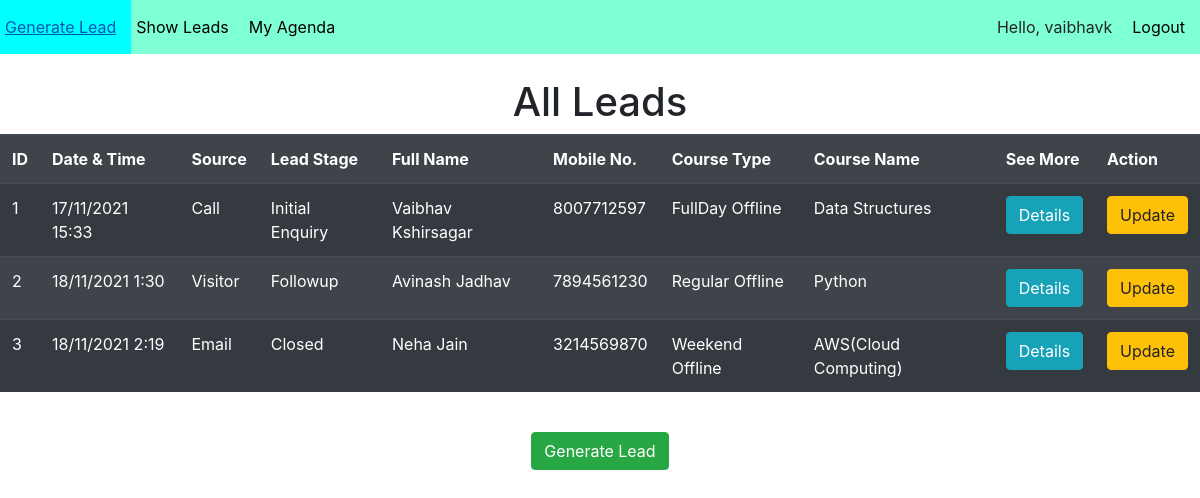
Screenshot of /leads/show/ (signed in) with the database file from the repository.
### LeadGeneration/models.py (models this page shows)
class Lead(models.Model):
    date = models.DateTimeField(auto_now_add=True)
    handled_by = models.CharField(max_length=32)
    type_of_lead = models.CharField(max_length=32, choices=type_of_lead_choices)
    lead_stage = models.CharField(max_length=32, choices=lead_stage_choices)
    lead_action_took = models.CharField(max_length=64, choices=lead_action_took_choices)
    first_name = models.CharField(max_length=32)
    last_name = models.CharField(max_length=32,blank=True)
    mobile_number = models.CharField(max_length=10,unique=True)
    mobile_number2 = models.CharField(max_length=10,blank=True)
    email = models.EmailField(blank=True)
    referred_by = models.CharField(max_length=32,blank=True)
    permanent_address = models.CharField(max_length=64)
    current_address = models.CharField(max_length=64)
    highest_qualification = models.CharField(max_length=32,choices=highest_qualification_choices)
    stream = models.CharField(max_length=32,choices=stream_choices)
    school_college = models.CharField(max_length=64)
    year_of_passing = models.CharField(max_length=32,choices=year_of_passing_choices)
    type_of_course = models.CharField(max_length=32,choices=type_of_course_choices)
    mode_of_course = models.CharField(max_length=32,choices=mode_of_course_choices)
    course_interested = models.CharField(max_length=32,choices=course_interested_choices)
    current_status_notes = models.CharField(max_length=128)

### LeadGeneration/views.py (the view)
# urls.py: path('show/',views.showLeadsView,name='show_leads'),
@login_required(login_url='login')
def showLeadsView(request):
    lead_objs = Lead.objects.all()
    context = {'leads':lead_objs}
    template_name = 'LeadGeneration/show_leads.html'
    return render(request,template_name,context)

### templates/LeadGeneration/show_leads.html (shortened to what this page needs)
{% extends 'layout.html' %}
{% block content %}
    <h1 style="text-align: center;">All Leads</h1>
    <table class="table table-dark table-striped">
        <tr>
            <th>ID</th>
            <th>Date & Time</th>
            <th>Source</th>
            <th>Lead Stage</th>
            <th>Full Name</th>
            <th>Mobile No.</th>
            <th>Course Type</th>
            <th>Course Name</th>
            <th>See More</th>
            <th>Action</th>
        </tr>
        {% for lead in leads %}
            <tr>
                <td>{{lead.id}}</td>
                <td>{{ lead.date|date:"d/m/Y G:i" }}</td>
                <td>{{lead.type_of_lead}}</td>
                <td>{{lead.lead_stage}}</td>
                <td>{{lead.first_name}} {{lead.last_name}}</td>
                <td>{{lead.mobile_number}}</td>
                <td>{{lead.type_of_course}} {{lead.mode_of_course}}</td>
                <td>{{lead.course_interested}}</td>
                <td>
                    <a href="{% url 'details_lead' lead.id %}">
                        <button class="btn btn-info">Details</button>
                    </a>
                </td>
                <td>
                    <a href="{% url 'update_lead' lead.id %}">
                        <button class="btn btn-warning">Update</button>
                    </a>
                </td>
            </tr>
        {% endfor %}
    </table>
    <br>
    <div style="text-align: center;">
        <a href="{% url 'generate_lead' %}">
            <button class="btn btn-success">Generate Lead</button>
        </a>
    </div>
{% endblock %}

### templates/layout.html (shortened to what this page needs)
<!DOCTYPE html>
{% load static %}
<html lang="en">
<head>
    <link rel="stylesheet" href="https://cdn.jsdelivr.net/npm/bootstrap@4.6.1/dist/css/bootstrap.min.css">
    <link rel="stylesheet" href="{% static 'myStyle.css' %}">
</head>
<body>
    <ul class="mynavbar">
        <li><a href="{% url 'generate_lead' %}">Generate Lead</a></li>
        <li><a href="{% url 'show_leads' %}">Show Leads</a></li>
        <li><a href="{% url 'show_task' %}">My Agenda</a></li>
        <span class="authlinks">
            {% if user.is_authenticated %}
                <li><a>Hello, {{user.username}}</a></li>
                <li><a href="{% url 'logout' %}">Logout</a></li>
            {% else %}
                <li><a href="{% url 'register' %}">Register</a></li>
                <li><a href="{% url 'login' %}">Login</a></li>
            {% endif %}
        </span>
    </ul>
    <br>
    {% block content %}{% endblock %}
</body>
</html>

### static/myStyle.css (style rules this page uses)
.mynavbar { background-color: aquamarine; list-style-type: none; overflow: hidden; margin: 0; padding:0; }
li { float: left; }
li a { padding:15px 15px 15px 5px; color: black; display: block; }
.authlinks { float: right; }

### rows the page displays
Lead: id "1", date "17/11/2021 15:33", type_of_lead "Call", lead_stage "Initial Enquiry", first_name "Vaibhav", last_name "Kshirsagar", mobile_number "8007712597", type_of_course "FullDay", mode_of_course "Offline", course_interested "Data Structures"
Lead: id "2", date "18/11/2021 1:30", type_of_lead "Visitor", lead_stage "Followup", first_name "Avinash", last_name "Jadhav", mobile_number "7894561230", type_of_course "Regular", mode_of_course "Offline", course_interested "Python"
Lead: id "3", date "18/11/2021 2:19", type_of_lead "Email", lead_stage "Closed", first_name "Neha", last_name "Jain", mobile_number "3214569870", type_of_course "Weekend", mode_of_course "Offline", course_interested "AWS(Cloud Computing)"

### other values shown
{{ user.username }} "vaibhavk"
